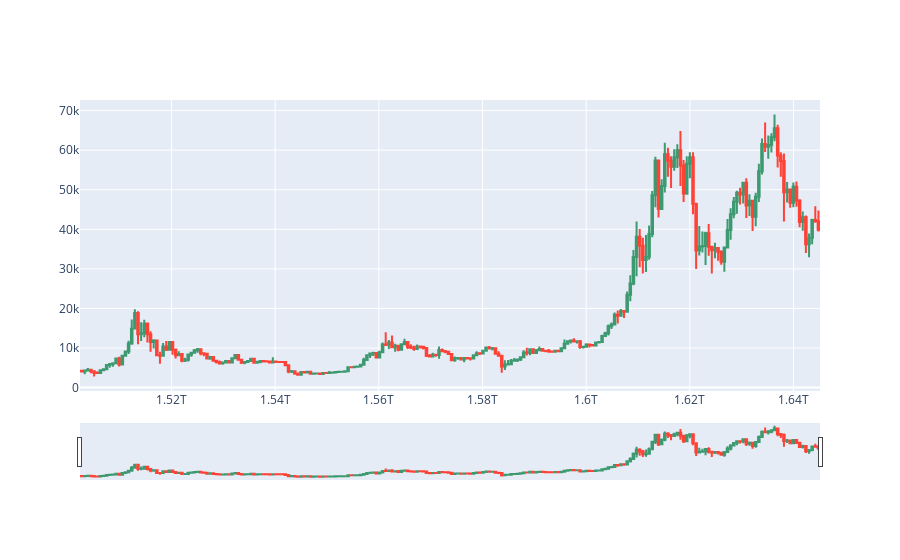

Notebook code cell kept with this figure:
### Code cell
import plotly.graph_objects as go
fig = go.Figure(data=[go.Candlestick(x=df['open_time'],
                open=df['open_price'],
                high=df['high_price'],
                low=df['low_price'],
                close=df['close_price'])])
print(fig['layout'])
fig.show()

### Figure 1 — Plotly figure (JSON) as saved in the notebook; plotly's stock layout.template omitted (floating-point values rounded to 4 significant figures; data arrays with more than 128 entries replaced by an {"elided": "..."} marker saying what was removed)
{"data": [{"close": {"elided": "236 float values"}, "high": {"elided": "236 float values"}, "low": {"elided": "236 float values"}, "open": {"elided": "236 float values"}, "type": "candlestick", "x": {"elided": "236 int values"}}], "layout": {}}
